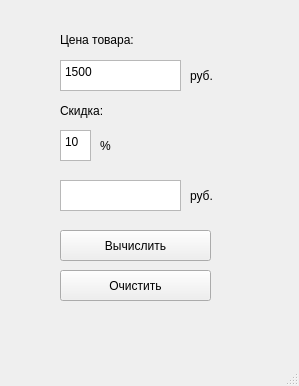
<?xml version="1.0" encoding="UTF-8"?>
<ui version="4.0">
 <class>MainWindow</class>
 <widget class="QMainWindow" name="MainWindow">
  <property name="geometry">
   <rect>
    <x>0</x>
    <y>0</y>
    <width>299</width>
    <height>386</height>
   </rect>
  </property>
  <property name="windowTitle">
   <string>Калькулятор заработной платы без налога</string>
  </property>
  <widget class="QWidget" name="centralwidget">
   <widget class="QPushButton" name="calculateButton">
    <property name="geometry">
     <rect>
      <x>60</x>
      <y>230</y>
      <width>151</width>
      <height>31</height>
     </rect>
    </property>
    <property name="text">
     <string>Вычислить</string>
    </property>
   </widget>
   <widget class="QPushButton" name="clearButton">
    <property name="geometry">
     <rect>
      <x>60</x>
      <y>270</y>
      <width>151</width>
      <height>31</height>
     </rect>
    </property>
    <property name="text">
     <string>Очистить</string>
    </property>
   </widget>
   <widget class="QPlainTextEdit" name="plainTextEdit_amount">
    <property name="geometry">
     <rect>
      <x>60</x>
      <y>130</y>
      <width>31</width>
      <height>31</height>
     </rect>
    </property>
    <property name="plainText">
     <string>10</string>
    </property>
   </widget>
   <widget class="QPlainTextEdit" name="plainTextEdit_price">
    <property name="geometry">
     <rect>
      <x>60</x>
      <y>60</y>
      <width>121</width>
      <height>31</height>
     </rect>
    </property>
    <property name="plainText">
     <string>1500</string>
    </property>
   </widget>
   <widget class="QTextEdit" name="textEdit_result">
    <property name="geometry">
     <rect>
      <x>60</x>
      <y>180</y>
      <width>121</width>
      <height>31</height>
     </rect>
    </property>
   </widget>
   <widget class="QLabel" name="label1">
    <property name="geometry">
     <rect>
      <x>60</x>
      <y>30</y>
      <width>141</width>
      <height>20</height>
     </rect>
    </property>
    <property name="text">
     <string>Цена товара:</string>
    </property>
   </widget>
   <widget class="QLabel" name="label1_2">
    <property name="geometry">
     <rect>
      <x>190</x>
      <y>60</y>
      <width>41</width>
      <height>31</height>
     </rect>
    </property>
    <property name="text">
     <string>руб.</string>
    </property>
   </widget>
   <widget class="QLabel" name="label1_3">
    <property name="geometry">
     <rect>
      <x>60</x>
      <y>100</y>
      <width>141</width>
      <height>21</height>
     </rect>
    </property>
    <property name="text">
     <string>Скидка:</string>
    </property>
   </widget>
   <widget class="QLabel" name="label1_4">
    <property name="geometry">
     <rect>
      <x>100</x>
      <y>130</y>
      <width>41</width>
      <height>31</height>
     </rect>
    </property>
    <property name="text">
     <string>%</string>
    </property>
   </widget>
   <widget class="QLabel" name="label1_5">
    <property name="geometry">
     <rect>
      <x>190</x>
      <y>180</y>
      <width>41</width>
      <height>31</height>
     </rect>
    </property>
    <property name="text">
     <string>руб.</string>
    </property>
   </widget>
  </widget>
  <widget class="QMenuBar" name="menubar">
   <property name="geometry">
    <rect>
     <x>0</x>
     <y>0</y>
     <width>299</width>
     <height>26</height>
    </rect>
   </property>
  </widget>
  <widget class="QStatusBar" name="statusbar"/>
 </widget>
 <resources/>
 <connections/>
</ui>
